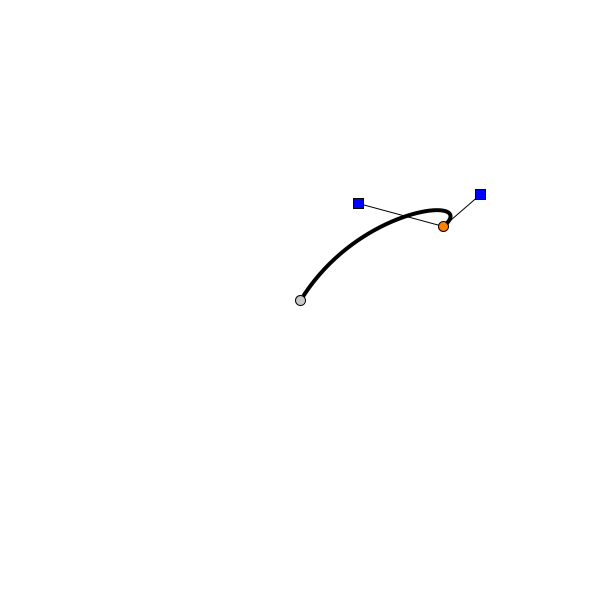
Frame 1 (no input)
Frame 60 (the mouse pressed at the canvas centre just before this capture): identical to frame 1, image omitted
Frame 120 (the mouse held since frame 60 and released just before this capture): identical to frame 1, image omitted

The Processing sketch that drew this single still picture (run headless with seeded random() and noise(); from frame 60 on, the mouse is pressed at the canvas centre):

// Processing sketch: interactive_bezierVertex_example
// ── interactive_bezierVertex_example.pde
/*------------------------------------------------------------
Copyright (c) 2013, friends of Ed (An Apress Company)
All rights reserved.

The code provided here accompanies the book:

Processing: Creative Coding and Generative Art in Processing 2
By Ira Greenberg, Dianna Xu, and Deepak Kumar
friends of Ed (An APress Company), 2013
ISBN-13 978-1430244646
Please refer to the associated README for a full disclaimer.
------------------------------------------------------------*/
// interactive_bezierVertex_example.pde, chapter 4
// Manipulate control and anchor points of a Bezier curve.

float ax, ay, cx1, cy1, cx2, cy2;
boolean isOnControl1, isOnControl2, isOnAnchor;
float radius = 5;

void setup() {
  size(600, 600);
  cx1 = random(100, width-100);
  cy1 = random(100, height-100);
  cx2 = random(100, width-100);
  cy2 = random(100, height-100);
  ax = random(100, width-100);
  ay =  random(100, height-100);
}

void draw() {
  background(255);
  noFill();
  strokeWeight(4);
  stroke(0);

  // draw curve
  beginShape();
  vertex(width/2, height/2); // this may be another bezierVertex()
  bezierVertex(cx1, cy1, cx2, cy2, ax, ay);
  endShape();

  // draw center point
  fill(200);
  strokeWeight(1);
  ellipse(width/2, height/2, radius*2, radius*2);

  // draw connecting handles
  line(cx1, cy1, ax, ay);
  line(cx2, cy2, ax, ay);

  // draw control points
  fill(0, 0, 255);
  rect(cx1-radius, cy1-radius, radius*2, radius*2);
  rect(cx2-radius, cy2-radius, radius*2, radius*2);

  // draw anchor point
  fill(255, 127, 0);
  ellipse(ax, ay, radius*2, radius*2);

  // detect if mouse is on control/anchor point
  if (dist(mouseX, mouseY, ax, ay) < radius) {
    isOnAnchor = true;
  } 
  else if (dist(mouseX, mouseY, cx1, cy1) < radius) {
    isOnControl1 = true;
  } 
  else if (dist(mouseX, mouseY, cx2, cy2) < radius) {
    isOnControl2 = true;
  } 
  else {
    isOnAnchor = isOnControl1 = isOnControl2 = false;
  }
}

void mouseDragged() {
  // move points
  if (isOnControl1) {
    cx1 = mouseX;
    cy1 = mouseY;
  } 
  else if (isOnControl2) {
    cx2 = mouseX;
    cy2 = mouseY;
  } 
  else if (isOnAnchor) {
    ax = mouseX;
    ay = mouseY;
  }
}
